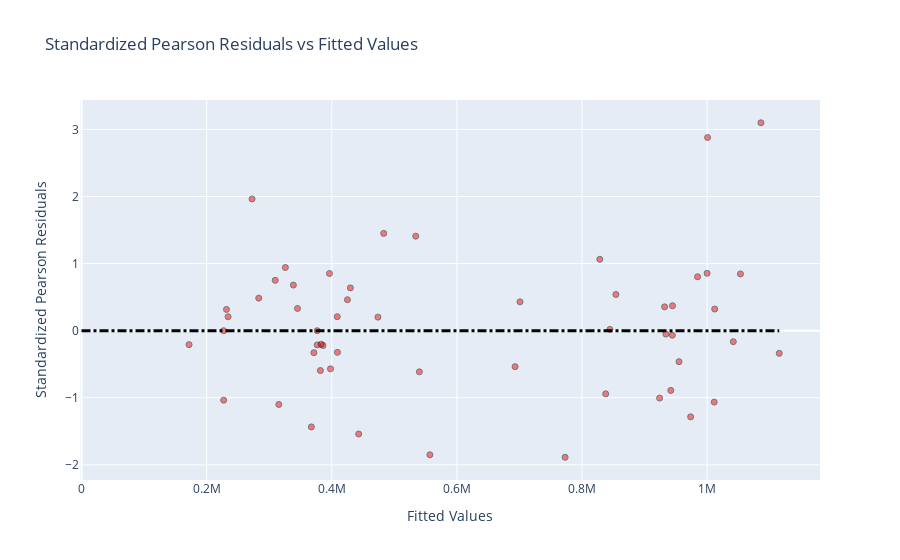

The notebook cell saved with this chart:
### Code cell
residual_plot(testdf, model, 'fitted')

### Figure 1 — Plotly figure (JSON) as saved in the notebook; plotly's stock layout.template omitted (floating-point values rounded to 4 significant figures; data arrays with more than 128 entries replaced by an {"elided": "..."} marker saying what was removed)
{"data": [{"customdata": {"elided": "55x4 float values"}, "hovertemplate": "<b>Fitted Values:</b> %{x}<br><b>Standardized Pearson Residuals:</b> %{customdata[3]}<br><b>AY:</b> %{customdata[0]}<br><b>DY:</b> %{customdata[1]}<br><b>CY:</b> %{customdata[2]}<br><extra></extra>", "marker": {"color": "red", "colorscale": [[0, "rgb(103,0,31)"], [0.1, "rgb(178,24,43)"], [0.2, "rgb(214,96,77)"], [0.3, "rgb(244,165,130)"], [0.4, "rgb(253,219,199)"], [0.5, "rgb(247,247,247)"], [0.6, "rgb(209,229,240)"], [0.7, "rgb(146,197,222)"], [0.8, "rgb(67,147,195)"], [0.9, "rgb(33,102,172)"], [1, "rgb(5,48,97)"]], "line": {"color": "black", "width": 1}, "opacity": 0.5}, "mode": "markers", "showlegend": false, "type": "scatter", "x": [283300.0, 386000.0, 381800.0, 398000.0, 338600.0, 345200.0, 408700.0, 409100.0, 376700.0, 376700.0, 700900.0, 955000.0, 944700.0, 984700.0, 837800.0, 854100.0, 1011000.0, 1012000.0, 932000.0, 693000.0, 944300.0, 934000.0, 973600.0, 828400.0, 844500.0, 999900.0, 1001000.0, 772900.0, 1053000.0, 1042000.0, 1086000.0, 924000.0, 941900.0, 1115000.0, 396300.0, 540100.0, 534200.0, 556800.0, 473800.0, 483000.0, 272600.0, 371400.0, 367400.0, 383000.0, 325900.0, 315400.0, 429700.0, 425000.0, 443000.0, 171900.0, 234300.0, 231700.0, 227200.0, 309600.0, 227200.0], "y": [0.4851, -0.2204, -0.5939, -0.5684, 0.6799, 0.3312, 0.2088, -0.3225, -2.399e-05, -0.2126, 0.4297, -0.462, 0.3717, 0.8039, -0.941, 0.5397, -1.064, 0.3225, 0.3553, -0.5364, -0.06765, -0.05082, -1.284, 1.064, 0.01947, 0.8556, 2.88, -1.887, 0.8461, -0.1634, 3.1, -1.005, -0.8905, -0.338, 0.852, -0.6136, 1.409, -1.85, 0.202, 1.45, 1.963, -0.3281, -1.434, -0.2011, 0.9418, -1.099, 0.6381, 0.4616, -1.54, -0.2079, 0.2077, 0.3168, 8.305e-05, 0.7509, -1.036]}], "layout": {"coloraxis": {"showscale": false}, "shapes": [{"line": {"color": "black", "dash": "dashdot", "width": 3}, "type": "line", "x0": 0, "x1": 1115000.0, "y0": 0, "y1": 0}], "title": {"text": "Standardized Pearson Residuals vs Fitted Values"}, "xaxis": {"title": {"text": "Fitted Values"}}, "yaxis": {"title": {"text": "Standardized Pearson Residuals"}}}}
